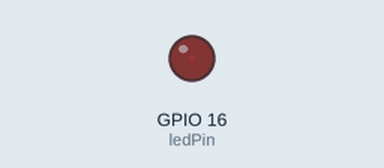
Simulated run of this program. Board: ESP32. Shown: output pins drawn as LEDs (lit = HIGH). What the program prints to the serial monitor is not drawn.

Above: at 0.05 s.
At 2.15 s:
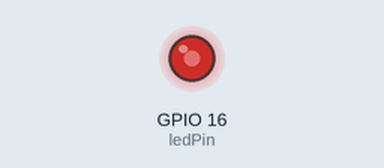
At 3.45 s:
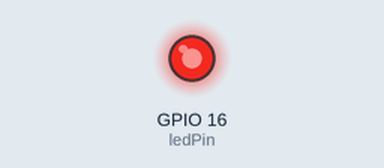
At 6.9 s:
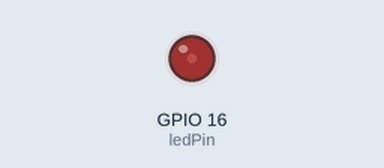
Timing chart, 0 to 10.0 s (numbered marks = the images above):
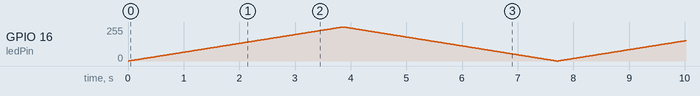

The program:

main.cpp
```cpp
#include <Arduino.h>
// the number of the LED pin
const int ledPin = 16;  // 16 corresponds to GPIO 16

void setup() {
  // set the LED as an output
  pinMode(ledPin, OUTPUT);
}

void loop(){
  // increase the LED brightness
  for(int dutyCycle = 0; dutyCycle <= 255; dutyCycle++){
    // changing the LED brightness with PWM

     Serial.println("i work man ");
    analogWrite(ledPin, dutyCycle);
    Serial.print(ledPin);
    delay(15);
  }
  Serial.println("i work man ");

  // decrease the LED brightness
  for(int dutyCycle = 255; dutyCycle >= 0; dutyCycle--){
    // changing the LED brightness with PWM
    analogWrite(ledPin, dutyCycle);
    Serial.print(ledPin);
    delay(15);
  }
}
```
